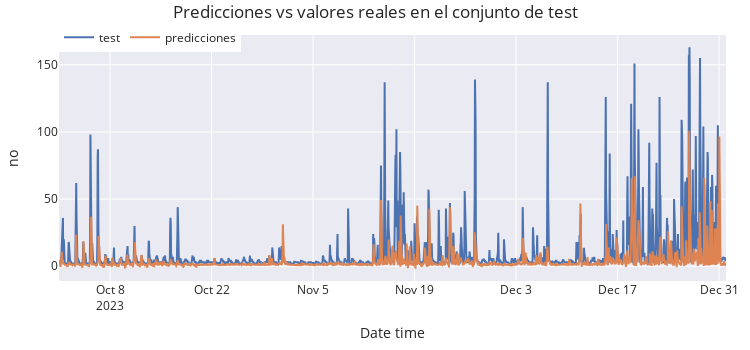

The notebook cell this image was saved under:
### Code cell
# Gráfico de las predicciones vs valores reales en el conjunto de test
# ==============================================================================
fig = go.Figure()
trace1 = go.Scatter(x=data_test.index, y=data_test['no'], name="test", mode="lines")
trace2 = go.Scatter(x=predictions.index, y=predictions['no'], name="predicciones", mode="lines")
fig.add_trace(trace1)
fig.add_trace(trace2)
fig.update_layout(
    title="Predicciones vs valores reales en el conjunto de test",
    xaxis_title="Date time",
    yaxis_title="no",
    width=750,
    height=350,
    margin=dict(l=20, r=20, t=35, b=20),
    legend=dict(
        orientation="h",
        yanchor="top",
        y=1.05,
        xanchor="left",
        x=0
    )
)
fig.show()

### Figure 1 — Plotly figure (JSON) as saved in the notebook; plotly's stock layout.template omitted (floating-point values rounded to 4 significant figures; data arrays with more than 128 entries replaced by an {"elided": "..."} marker saying what was removed)
{"data": [{"mode": "lines", "name": "test", "type": "scatter", "x": {"elided": "2209 str values"}, "y": {"elided": "2209 float values"}}, {"mode": "lines", "name": "predicciones", "type": "scatter", "x": {"elided": "2208 str values"}, "y": {"elided": "2208 float values"}}], "layout": {"height": 350, "legend": {"orientation": "h", "x": 0, "xanchor": "left", "y": 1.05, "yanchor": "top"}, "margin": {"b": 20, "l": 20, "r": 20, "t": 35}, "title": {"text": "Predicciones vs valores reales en el conjunto de test"}, "width": 750, "xaxis": {"title": {"text": "Date time"}}, "yaxis": {"title": {"text": "no"}}}}
